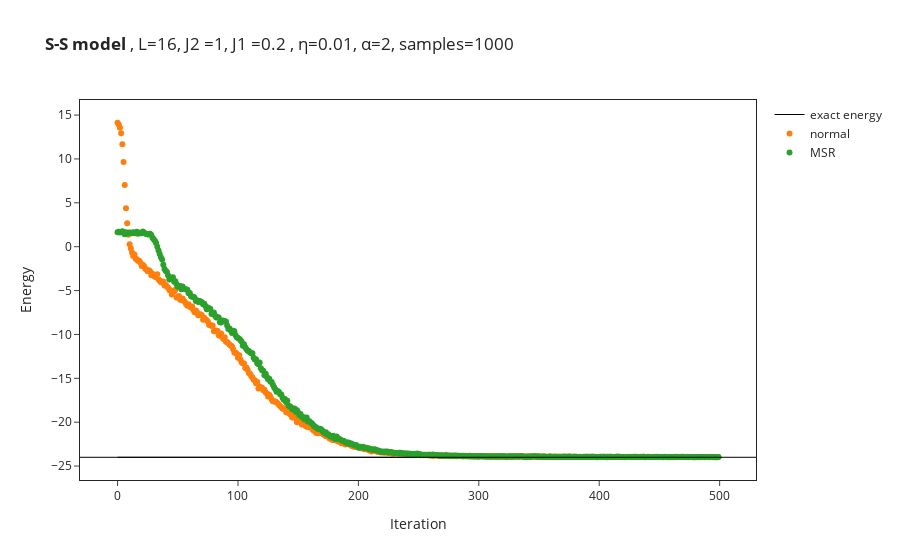

Write notebook code for a chart like this one.
### Code cell
# import the data from log file
OUT_NAME_suffixless=OUT_NAME
data = []
names = ["normal","MSR"]
for i in range(no_of_runs):
    data.append(json.load(open(OUT_NAME_suffixless+str(i)+".log")))
if type(data[0]["Energy"]["Mean"]) == dict: #DTYPE in (np.complex128, np.complex64):#, np.float64):# and False:
    energy_convergence = [data[i]["Energy"]["Mean"]["real"] for i in range(no_of_runs)]
    # symmetry = [data[i]["symmetry"]["Mean"]["real"] for i in range(no_of_runs-run_only_2)]
else:
    energy_convergence = [data[i]["Energy"]["Mean"] for i in range(no_of_runs)]
    # symmetry = [data[i]["symmetry"]["Mean"] for i in range(no_of_runs-run_only_2)]
for i in range(no_of_runs):
    figure.add_trace(go.Scatter(
        x=data[i]["Energy"]["iters"], y=energy_convergence[i],
        name=names[i], mode='markers'
    ))
    # figure.add_trace(go.Scatter(
    #     x=data[i]["Energy"]["iters"], y=symmetry[i],
    #     name=names[i]+"_swap"
    # ))

figure.update_layout(xaxis_title="Iteration",yaxis_title="Energy")
figure.show()

### Figure 1 — Plotly figure (JSON) as saved in the notebook; plotly's stock layout.template omitted (floating-point values rounded to 4 significant figures; data arrays with more than 128 entries replaced by an {"elided": "..."} marker saying what was removed)
{"data": [{"line": {"color": "#000000", "width": 1}, "mode": "lines", "name": "exact energy", "type": "scatter", "x": [0, 500], "y": [-24.0, -24.0]}, {"mode": "markers", "name": "normal", "type": "scatter", "x": {"elided": "500 int values"}, "y": {"elided": "500 float values"}}, {"mode": "markers", "name": "MSR", "type": "scatter", "x": {"elided": "500 int values"}, "y": {"elided": "500 float values"}}], "layout": {"shapes": [{"line": {"width": 1}, "opacity": 1, "type": "line", "x0": 0, "x1": 1, "xref": "x domain", "y0": -24.0, "y1": -24.0, "yref": "y"}], "title": {"text": "<b>S-S model </b>, L=16, J2 =1, J1 =0.2 , η=0.01, α=2, samples=1000"}, "xaxis": {"mirror": true, "showline": true, "title": {"text": "Iteration"}}, "yaxis": {"mirror": true, "showline": true, "title": {"text": "Energy"}}}}
